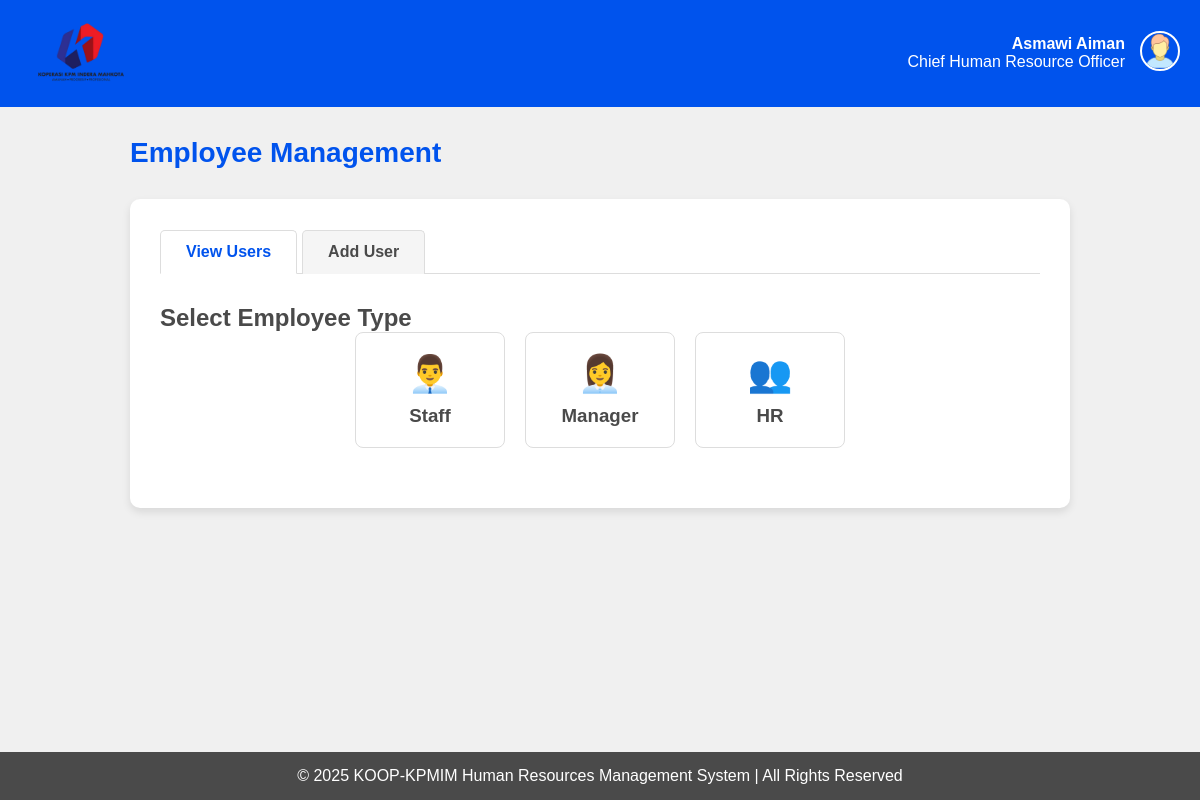
The page /hr/employee-management/ (signed in) on the database its author committed.
### HRMS/models.py (models this page shows, shortened)
class HR(models.Model):
    id = models.TextField(primary_key=True)
    password = models.TextField(default='')
    staffid = models.ForeignKey(STAFF, on_delete=models.CASCADE, default='')

class STAFF(models.Model):
    id = models.TextField(primary_key=True, max_length=12)
    name = models.TextField(default='')
    position = models.TextField(default='')
    phone = models.TextField(default='')
    email = models.EmailField(default='')
    password = models.TextField(default='')
    STATUS = [
        ('',''),
        ('Married','married'),
        ('Single','single'),
    ]
    status = models.TextField(choices=STATUS, default='')
    GENDER = [
        ('',''),
        ('Male', 'male'),
        ('Female', 'female'),
    ]
    gender = models.TextField(choices=GENDER, default='')
    date_of_birth = models.DateField()
    bank_number = models.TextField(default='')
    emergency_contact = models.TextField(default='')

### HRMS/views.py (the view)
# urls.py: path('hr/employee-management/', views.employee_management, name='employee_management'),
def employee_management(request):
    hr_id = request.session.get('user_id')
    if not request.session.get('user_type') == 'hr':
        request.session.flush()
        messages.error(request, "You do not have permission to view this page. Please login again")
        return redirect('login')
    hr = HR.objects.get(id=hr_id)
    staffs = STAFF.objects.all()
    managers = MANAGER.objects.all()
    hrs = HR.objects.all()
    context = {
        'hr': hr,
        'staffs': staffs,
        'managers': managers,
        'hrs': hrs,
    }
    return render(request, 'hr/employee_management.html', context)

### HRMS/templates/hr/employee_management.html (shortened to what this page needs)
{% load static %}
<!DOCTYPE html>
<html lang="en">
<head>
</head>
<body>
    <header>
        <a href="{% url 'hrmenu' %}">
            <img src="{% static 'img/logo.png' %}" alt="KOOP-KPMIM Logo" class="logo">
        </a>
        <div class="header-right">
            <div class="user-info">
                <div><strong>{{ hr.staffid.name }}</strong></div>
                <div>{{ hr.staffid.position }}</div>
            </div>
            <div class="user-dropdown">
                <img src="{% static 'img/user.png' %}" alt="User Profile" class="user-image" onclick="toggleDropdown()">
            </div>
        </div>
    </header>
    <main>
        <h1>Employee Management</h1>
        <div class="container">
            <div class="tab-nav">
                <a class="tab-link active" onclick="openTab(event, 'view-users')">View Users</a>
                <a class="tab-link" onclick="openTab(event, 'add-user')">Add User</a>
            </div>
            <div id="view-users" class="tab-content active">
                <h2>Select Employee Type</h2>
                <div class="user-type-selection">
                    <div class="user-type-card" onclick="selectUserType('staff', this)">
                        <div class="user-type-icon">👨‍💼</div>
                        <h3>Staff</h3>
                    </div>
                    <div class="user-type-card" onclick="selectUserType('manager', this)">
                        <div class="user-type-icon">👩‍💼</div>
                        <h3>Manager</h3>
                    </div>
                    <div class="user-type-card" onclick="selectUserType('hr', this)">
                        <div class="user-type-icon">👥</div>
                        <h3>HR</h3>
                    </div>
                </div>
            </div>
        </div>
    </main>
    <footer>
        <p>&copy; 2025 KOOP-KPMIM Human Resources Management System | All Rights Reserved</p>
    </footer>
</body>
</html>

### HRMS/templates/hr/employee_management.html (style rules this page uses)
:root { --primary-color: #F0F0F0; --secondary-color: #0053ED; --accent-color: #E90000; --text-color: #4A4A4A; }
* { margin: 0; padding: 0; box-sizing: border-box; font-family: Arial, sans-serif; }
body { background-color: var(--primary-color); color: var(--text-color); min-height: 100vh; display: flex; flex-direction: column; }
header { background-color: var(--secondary-color); color: white; padding: 20px; display: flex; justify-content: space-between; align-items: center; }
.logo { width: 120px; height: auto; }
.header-right { display: flex; align-items: center; }
.user-info { margin-right: 15px; text-align: right; }
.user-dropdown { position: relative; display: inline-block; }
.user-image { width: 40px; height: 40px; border-radius: 50%; cursor: pointer; border: 2px solid white; }
main { flex: 1; padding: 30px; max-width: 1000px; margin: 0 auto; width: 100%; }
h1 { color: var(--secondary-color); margin-bottom: 30px; font-size: 28px; }
.container { background: white; border-radius: 10px; box-shadow: 0 4px 8px rgba(0, 0, 0, 0.1); padding: 30px; margin-bottom: 30px; }
.tab-nav { display: flex; margin-bottom: 30px; border-bottom: 1px solid #ddd; }
.tab-link { padding: 12px 25px; background-color: #f5f5f5; color: var(--text-color); text-decoration: none; border-radius: 5px 5px 0 0; margin-right: 5px; cursor: pointer; font-weight: bold; border: 1px solid #ddd; border-bottom: none; position: relative; top: 1px; }
.tab-link.active { background-color: white; color: var(--secondary-color); border-bottom: 1px solid white; }
.tab-content { display: none; }
.tab-content.active { display: block; }
.user-type-selection { display: flex; justify-content: center; gap: 20px; margin-bottom: 30px; }
.user-type-card { background-color: white; border: 1px solid #ddd; border-radius: 8px; padding: 20px; width: 150px; text-align: center; cursor: pointer; transition: all 0.3s ease; }
.user-type-icon { font-size: 36px; margin-bottom: 10px; color: var(--text-color); }
footer { background-color: var(--text-color); color: white; text-align: center; padding: 15px; margin-top: auto; }

### rows shown on the page
HR: staffid.name "Asmawi Aiman", staffid.position "Chief Human Resource Officer"
